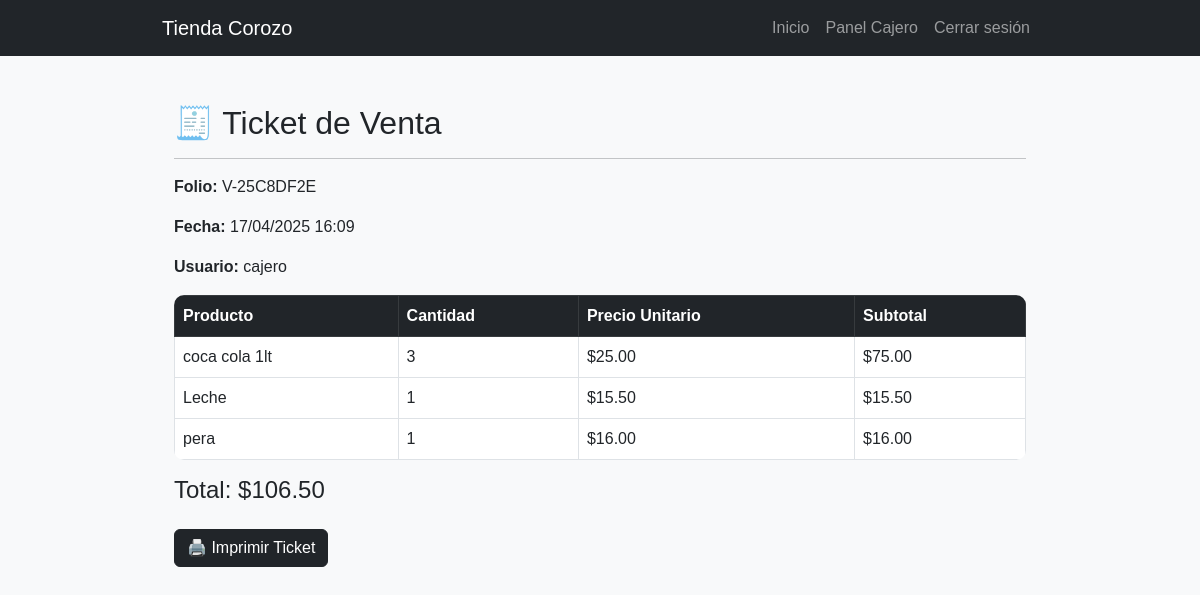
Before: /ver_ticket/V-25C8DF2E/ (signed in) with the older database file.
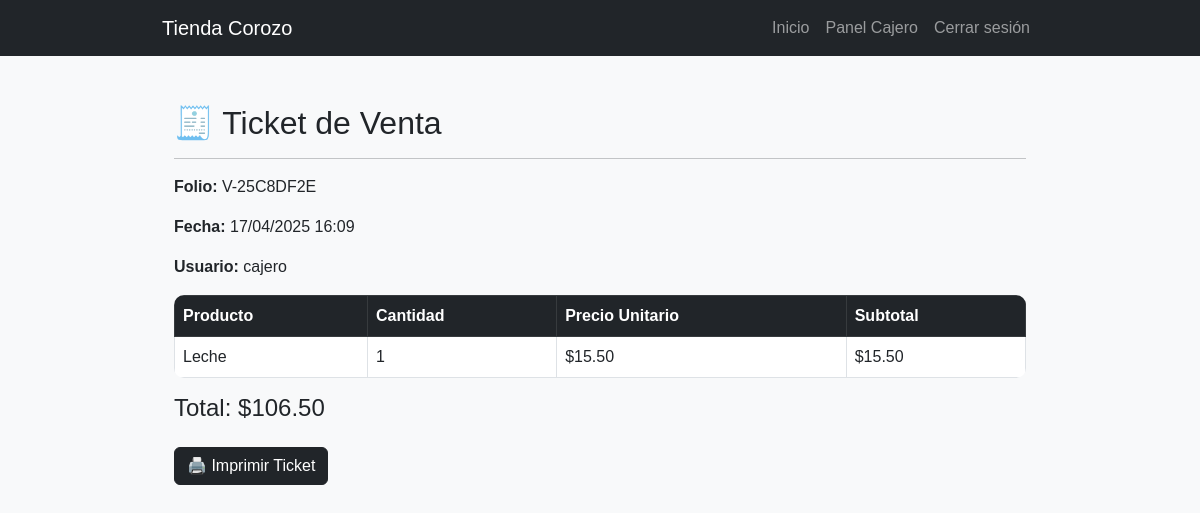
After: the same page with the newer database file.
### tasks/models.py (models this page shows, shortened)
class DetalleVenta(models.Model):
    venta = models.ForeignKey(Venta, on_delete=models.CASCADE)
    producto = models.ForeignKey(Producto, on_delete=models.CASCADE)
    cantidad = models.PositiveIntegerField()
    precio_unitario = models.DecimalField(max_digits=10, decimal_places=2)

class Producto(models.Model):
    nombre = models.CharField(max_length=100)
    descripcion = models.TextField(default='Sin descripción')
    precio = models.DecimalField(max_digits=10, decimal_places=2)
    stock = models.IntegerField(default=0)
    codigo_barras = models.CharField(max_length=50, unique=True)
    proveedor = models.ForeignKey('Proveedor', on_delete=models.CASCADE, null=True, blank=True)
    imagen = models.ImageField(upload_to='productos/', blank=True, null=True)

### tasks/decorators.py (the view)
        @login_required
        def _wrapped_view(request, *args, **kwargs):
            try:
                usuario = Usuario.objects.get(user=request.user)
                if usuario.rol.nombre_rol in lista_roles or request.user.is_superuser:
                    return view_func(request, *args, **kwargs)
            except Usuario.DoesNotExist:
                pass
            return redirect('no_autorizado')

### tasks/context_processors.py (called while the page is built)
def rol_usuario(request):
    if request.user.is_authenticated:
        try:
            return {'user_rol': request.user.usuario.rol.nombre_rol}
        except:
            return {'user_rol': None}
    return {'user_rol': None}

### tasks/views.py (called while the page is built)
@roles_permitidos(['Administrador', 'Cajero', 'Ventas', 'Gerente'])
def ver_ticket(request, folio):
    venta = get_object_or_404(Venta, folio=folio)
    detalles = DetalleVenta.objects.filter(venta=venta)
    for d in detalles:
        d.subtotal = d.cantidad * d.precio_unitario
    return render(request, 'ver_ticket.html', {
        'venta': venta,
        'detalles': detalles
    })

### tasks/templates/ver_ticket.html (shortened to what this page needs)
{% extends 'base.html' %}
{% block content %}
<div class="container mt-5">
  <h2>🧾 Ticket de Venta</h2>
  <hr>
  <p><strong>Folio:</strong> {{ venta.folio }}</p>
  <p><strong>Fecha:</strong> {{ venta.fecha|date:"d/m/Y H:i" }}</p>
  <p><strong>Usuario:</strong> {{ venta.usuario.username }}</p>
  <table class="table table-bordered mt-3">
    <thead class="table-dark">
      <tr>
        <th>Producto</th>
        <th>Cantidad</th>
        <th>Precio Unitario</th>
        <th>Subtotal</th>
      </tr>
    </thead>
    <tbody>
      {% for detalle in detalles %}
      <tr>
        <td>{{ detalle.producto.nombre }}</td>
        <td>{{ detalle.cantidad }}</td>
        <td>${{ detalle.precio_unitario|floatformat:2 }}</td>
        <td>${{ detalle.subtotal|floatformat:2 }}</td>
      </tr>
      {% endfor %}
    </tbody>
  </table>
  <h4 class="mt-3">Total: ${{ venta.total|floatformat:2 }}</h4>
  <button class="btn btn-dark mt-3" onclick="window.print()">🖨️ Imprimir Ticket</button>
</div>
{% endblock %}

Changed rows visible on the page:
removed DetalleVenta: producto.nombre "coca cola 1lt", cantidad "3", precio_unitario "25.00", subtotal "75.00"
removed DetalleVenta: producto.nombre "pera", cantidad "1", precio_unitario "16.00", subtotal "16.00"
